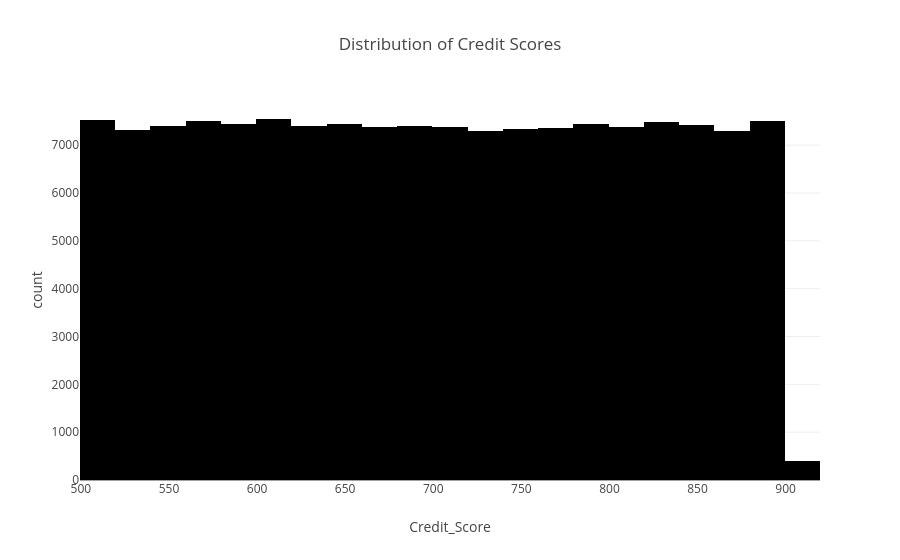

Source (notebook cell):
### Code cell
### Credit Scores
### How are credit scores distributed among borrowers

fig = px.histogram(
    df,
    x = "Credit_Score",
    nbins = 30,
    title = "Distribution of Credit Scores"
    
)

fig.show()

### Figure 1 — Plotly figure (JSON) as saved in the notebook; plotly's stock layout.template omitted (floating-point values rounded to 4 significant figures; data arrays with more than 128 entries replaced by an {"elided": "..."} marker saying what was removed)
{"data": [{"bingroup": "x", "hovertemplate": "Credit_Score=%{x}<br>count=%{y}<extra></extra>", "legendgroup": "", "marker": {"color": "#000001", "pattern": {"shape": ""}}, "name": "", "nbinsx": 30, "orientation": "v", "showlegend": false, "type": "histogram", "x": {"elided": "148670 int values"}, "xaxis": "x", "yaxis": "y"}], "layout": {"barmode": "relative", "legend": {"tracegroupgap": 0}, "title": {"text": "Distribution of Credit Scores"}, "xaxis": {"anchor": "y", "domain": [0, 1], "title": {"text": "Credit_Score"}}, "yaxis": {"anchor": "x", "domain": [0, 1], "title": {"text": "count"}}}}
